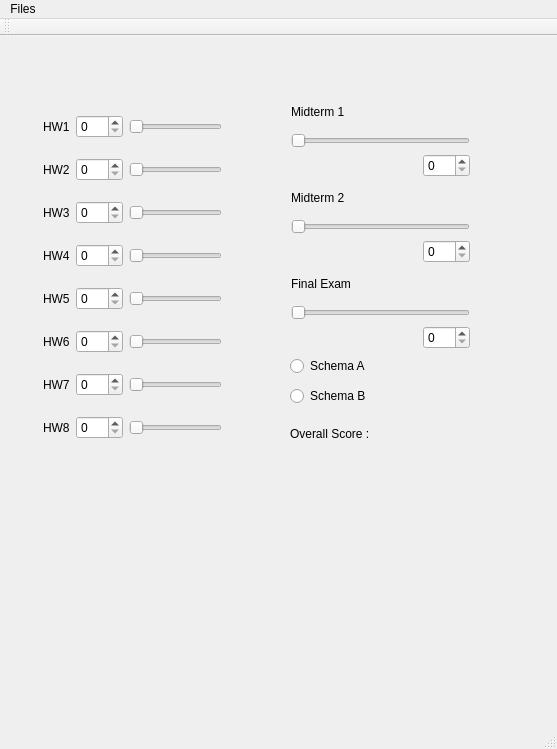
<?xml version="1.0" encoding="UTF-8"?>
<ui version="4.0">
 <class>MainWindow</class>
 <widget class="QMainWindow" name="MainWindow">
  <property name="geometry">
   <rect>
    <x>0</x>
    <y>0</y>
    <width>557</width>
    <height>749</height>
   </rect>
  </property>
  <property name="windowTitle">
   <string>MainWindow</string>
  </property>
  <widget class="QWidget" name="centralWidget">
   <widget class="QRadioButton" name="button1">
    <property name="geometry">
     <rect>
      <x>290</x>
      <y>320</y>
      <width>100</width>
      <height>20</height>
     </rect>
    </property>
    <property name="text">
     <string>Schema A</string>
    </property>
   </widget>
   <widget class="QRadioButton" name="button2">
    <property name="geometry">
     <rect>
      <x>290</x>
      <y>350</y>
      <width>100</width>
      <height>20</height>
     </rect>
    </property>
    <property name="text">
     <string>Schema B</string>
    </property>
   </widget>
   <widget class="QLabel" name="label_10">
    <property name="geometry">
     <rect>
      <x>290</x>
      <y>390</y>
      <width>111</width>
      <height>16</height>
     </rect>
    </property>
    <property name="text">
     <string>Overall Score :</string>
    </property>
   </widget>
   <widget class="QWidget" name="layoutWidget">
    <property name="geometry">
     <rect>
      <x>280</x>
      <y>50</y>
      <width>201</width>
      <height>274</height>
     </rect>
    </property>
    <layout class="QVBoxLayout" name="verticalLayout_2">
     <item>
      <widget class="QLabel" name="label_2">
       <property name="text">
        <string>Midterm 1</string>
       </property>
      </widget>
     </item>
     <item>
      <widget class="QSlider" name="horizontalSlider_4">
       <property name="maximum">
        <number>100</number>
       </property>
       <property name="orientation">
        <enum>Qt::Horizontal</enum>
       </property>
      </widget>
     </item>
     <item>
      <layout class="QHBoxLayout" name="horizontalLayout_5">
       <item>
        <spacer name="horizontalSpacer">
         <property name="orientation">
          <enum>Qt::Horizontal</enum>
         </property>
         <property name="sizeHint" stdset="0">
          <size>
           <width>40</width>
           <height>20</height>
          </size>
         </property>
        </spacer>
       </item>
       <item>
        <widget class="QSpinBox" name="spinBox_4">
         <property name="maximum">
          <number>100</number>
         </property>
        </widget>
       </item>
      </layout>
     </item>
     <item>
      <widget class="QLabel" name="label_5">
       <property name="text">
        <string>Midterm 2</string>
       </property>
      </widget>
     </item>
     <item>
      <widget class="QSlider" name="horizontalSlider_5">
       <property name="maximum">
        <number>100</number>
       </property>
       <property name="orientation">
        <enum>Qt::Horizontal</enum>
       </property>
      </widget>
     </item>
     <item>
      <layout class="QHBoxLayout" name="horizontalLayout_6">
       <item>
        <spacer name="horizontalSpacer_2">
         <property name="orientation">
          <enum>Qt::Horizontal</enum>
         </property>
         <property name="sizeHint" stdset="0">
          <size>
           <width>40</width>
           <height>20</height>
          </size>
         </property>
        </spacer>
       </item>
       <item>
        <widget class="QSpinBox" name="spinBox_5">
         <property name="maximum">
          <number>100</number>
         </property>
        </widget>
       </item>
      </layout>
     </item>
     <item>
      <widget class="QLabel" name="label_6">
       <property name="text">
        <string>Final Exam</string>
       </property>
      </widget>
     </item>
     <item>
      <widget class="QSlider" name="horizontalSlider_6">
       <property name="maximum">
        <number>100</number>
       </property>
       <property name="orientation">
        <enum>Qt::Horizontal</enum>
       </property>
      </widget>
     </item>
     <item>
      <layout class="QHBoxLayout" name="horizontalLayout_7">
       <item>
        <spacer name="horizontalSpacer_3">
         <property name="orientation">
          <enum>Qt::Horizontal</enum>
         </property>
         <property name="sizeHint" stdset="0">
          <size>
           <width>40</width>
           <height>20</height>
          </size>
         </property>
        </spacer>
       </item>
       <item>
        <widget class="QSpinBox" name="spinBox_6">
         <property name="maximum">
          <number>100</number>
         </property>
        </widget>
       </item>
      </layout>
     </item>
    </layout>
   </widget>
   <widget class="QWidget" name="layoutWidget">
    <property name="geometry">
     <rect>
      <x>32</x>
      <y>54</y>
      <width>201</width>
      <height>381</height>
     </rect>
    </property>
    <layout class="QVBoxLayout" name="verticalLayout">
     <item>
      <layout class="QHBoxLayout" name="horizontalLayout">
       <item>
        <widget class="QLabel" name="label">
         <property name="text">
          <string>HW1</string>
         </property>
        </widget>
       </item>
       <item>
        <widget class="QSpinBox" name="spinBox">
         <property name="maximum">
          <number>100</number>
         </property>
        </widget>
       </item>
       <item>
        <widget class="QSlider" name="horizontalSlider">
         <property name="maximum">
          <number>100</number>
         </property>
         <property name="orientation">
          <enum>Qt::Horizontal</enum>
         </property>
        </widget>
       </item>
      </layout>
     </item>
     <item>
      <layout class="QHBoxLayout" name="horizontalLayout_2">
       <item>
        <widget class="QLabel" name="label_3">
         <property name="text">
          <string>HW2</string>
         </property>
        </widget>
       </item>
       <item>
        <widget class="QSpinBox" name="spinBox_3">
         <property name="maximum">
          <number>100</number>
         </property>
        </widget>
       </item>
       <item>
        <widget class="QSlider" name="horizontalSlider_2">
         <property name="maximum">
          <number>100</number>
         </property>
         <property name="orientation">
          <enum>Qt::Horizontal</enum>
         </property>
        </widget>
       </item>
      </layout>
     </item>
     <item>
      <layout class="QHBoxLayout" name="horizontalLayout_3">
       <item>
        <widget class="QLabel" name="label_4">
         <property name="text">
          <string>HW3</string>
         </property>
        </widget>
       </item>
       <item>
        <widget class="QSpinBox" name="spinBox_2">
         <property name="maximum">
          <number>100</number>
         </property>
        </widget>
       </item>
       <item>
        <widget class="QSlider" name="horizontalSlider_3">
         <property name="maximum">
          <number>100</number>
         </property>
         <property name="orientation">
          <enum>Qt::Horizontal</enum>
         </property>
        </widget>
       </item>
      </layout>
     </item>
     <item>
      <layout class="QHBoxLayout" name="horizontalLayout_4">
       <item>
        <widget class="QLabel" name="label_7">
         <property name="text">
          <string>HW4</string>
         </property>
        </widget>
       </item>
       <item>
        <widget class="QSpinBox" name="spinBox_7">
         <property name="maximum">
          <number>100</number>
         </property>
        </widget>
       </item>
       <item>
        <widget class="QSlider" name="horizontalSlider_7">
         <property name="maximum">
          <number>100</number>
         </property>
         <property name="orientation">
          <enum>Qt::Horizontal</enum>
         </property>
        </widget>
       </item>
      </layout>
     </item>
     <item>
      <layout class="QHBoxLayout" name="horizontalLayout_8">
       <item>
        <widget class="QLabel" name="label_8">
         <property name="text">
          <string>HW5</string>
         </property>
        </widget>
       </item>
       <item>
        <widget class="QSpinBox" name="spinBox_8">
         <property name="maximum">
          <number>100</number>
         </property>
        </widget>
       </item>
       <item>
        <widget class="QSlider" name="horizontalSlider_8">
         <property name="maximum">
          <number>100</number>
         </property>
         <property name="orientation">
          <enum>Qt::Horizontal</enum>
         </property>
        </widget>
       </item>
      </layout>
     </item>
     <item>
      <layout class="QHBoxLayout" name="horizontalLayout_9">
       <item>
        <widget class="QLabel" name="label_9">
         <property name="text">
          <string>HW6</string>
         </property>
        </widget>
       </item>
       <item>
        <widget class="QSpinBox" name="spinBox_9">
         <property name="maximum">
          <number>100</number>
         </property>
        </widget>
       </item>
       <item>
        <widget class="QSlider" name="horizontalSlider_9">
         <property name="maximum">
          <number>100</number>
         </property>
         <property name="orientation">
          <enum>Qt::Horizontal</enum>
         </property>
        </widget>
       </item>
      </layout>
     </item>
     <item>
      <layout class="QHBoxLayout" name="horizontalLayout_10">
       <item>
        <widget class="QLabel" name="label_17">
         <property name="text">
          <string>HW7</string>
         </property>
        </widget>
       </item>
       <item>
        <widget class="QSpinBox" name="spinBox_17">
         <property name="maximum">
          <number>100</number>
         </property>
        </widget>
       </item>
       <item>
        <widget class="QSlider" name="horizontalSlider_17">
         <property name="maximum">
          <number>100</number>
         </property>
         <property name="orientation">
          <enum>Qt::Horizontal</enum>
         </property>
        </widget>
       </item>
      </layout>
     </item>
     <item>
      <layout class="QHBoxLayout" name="horizontalLayout_11">
       <item>
        <widget class="QLabel" name="label_16">
         <property name="text">
          <string>HW8</string>
         </property>
        </widget>
       </item>
       <item>
        <widget class="QSpinBox" name="spinBox_16">
         <property name="maximum">
          <number>100</number>
         </property>
        </widget>
       </item>
       <item>
        <widget class="QSlider" name="horizontalSlider_16">
         <property name="maximum">
          <number>100</number>
         </property>
         <property name="orientation">
          <enum>Qt::Horizontal</enum>
         </property>
        </widget>
       </item>
      </layout>
     </item>
    </layout>
   </widget>
   <widget class="QLabel" name="label_11">
    <property name="geometry">
     <rect>
      <x>420</x>
      <y>390</y>
      <width>60</width>
      <height>16</height>
     </rect>
    </property>
    <property name="text">
     <string/>
    </property>
   </widget>
  </widget>
  <widget class="QMenuBar" name="menuBar">
   <property name="geometry">
    <rect>
     <x>0</x>
     <y>0</y>
     <width>557</width>
     <height>22</height>
    </rect>
   </property>
   <widget class="QMenu" name="menuFiles">
    <property name="title">
     <string>Files</string>
    </property>
    <addaction name="action_Save"/>
   </widget>
   <addaction name="menuFiles"/>
  </widget>
  <widget class="QToolBar" name="mainToolBar">
   <attribute name="toolBarArea">
    <enum>TopToolBarArea</enum>
   </attribute>
   <attribute name="toolBarBreak">
    <bool>false</bool>
   </attribute>
  </widget>
  <widget class="QStatusBar" name="statusBar"/>
  <action name="action_Save">
   <property name="text">
    <string>&amp;Save</string>
   </property>
  </action>
 </widget>
 <layoutdefault spacing="6" margin="11"/>
 <resources/>
 <connections>
  <connection>
   <sender>spinBox</sender>
   <signal>valueChanged(int)</signal>
   <receiver>horizontalSlider</receiver>
   <slot>setValue(int)</slot>
   <hints>
    <hint type="sourcelabel">
     <x>90</x>
     <y>104</y>
    </hint>
    <hint type="destinationlabel">
     <x>200</x>
     <y>106</y>
    </hint>
   </hints>
  </connection>
  <connection>
   <sender>horizontalSlider</sender>
   <signal>valueChanged(int)</signal>
   <receiver>spinBox</receiver>
   <slot>setValue(int)</slot>
   <hints>
    <hint type="sourcelabel">
     <x>231</x>
     <y>119</y>
    </hint>
    <hint type="destinationlabel">
     <x>118</x>
     <y>120</y>
    </hint>
   </hints>
  </connection>
  <connection>
   <sender>spinBox_3</sender>
   <signal>valueChanged(int)</signal>
   <receiver>horizontalSlider_2</receiver>
   <slot>setValue(int)</slot>
   <hints>
    <hint type="sourcelabel">
     <x>119</x>
     <y>169</y>
    </hint>
    <hint type="destinationlabel">
     <x>231</x>
     <y>168</y>
    </hint>
   </hints>
  </connection>
  <connection>
   <sender>horizontalSlider_2</sender>
   <signal>valueChanged(int)</signal>
   <receiver>spinBox_3</receiver>
   <slot>setValue(int)</slot>
   <hints>
    <hint type="sourcelabel">
     <x>231</x>
     <y>168</y>
    </hint>
    <hint type="destinationlabel">
     <x>119</x>
     <y>169</y>
    </hint>
   </hints>
  </connection>
  <connection>
   <sender>spinBox_2</sender>
   <signal>valueChanged(int)</signal>
   <receiver>horizontalSlider_3</receiver>
   <slot>setValue(int)</slot>
   <hints>
    <hint type="sourcelabel">
     <x>120</x>
     <y>217</y>
    </hint>
    <hint type="destinationlabel">
     <x>231</x>
     <y>216</y>
    </hint>
   </hints>
  </connection>
  <connection>
   <sender>horizontalSlider_3</sender>
   <signal>valueChanged(int)</signal>
   <receiver>spinBox_2</receiver>
   <slot>setValue(int)</slot>
   <hints>
    <hint type="sourcelabel">
     <x>231</x>
     <y>216</y>
    </hint>
    <hint type="destinationlabel">
     <x>120</x>
     <y>217</y>
    </hint>
   </hints>
  </connection>
  <connection>
   <sender>spinBox_7</sender>
   <signal>valueChanged(int)</signal>
   <receiver>horizontalSlider_7</receiver>
   <slot>setValue(int)</slot>
   <hints>
    <hint type="sourcelabel">
     <x>120</x>
     <y>266</y>
    </hint>
    <hint type="destinationlabel">
     <x>231</x>
     <y>265</y>
    </hint>
   </hints>
  </connection>
  <connection>
   <sender>horizontalSlider_7</sender>
   <signal>valueChanged(int)</signal>
   <receiver>spinBox_7</receiver>
   <slot>setValue(int)</slot>
   <hints>
    <hint type="sourcelabel">
     <x>231</x>
     <y>265</y>
    </hint>
    <hint type="destinationlabel">
     <x>120</x>
     <y>266</y>
    </hint>
   </hints>
  </connection>
  <connection>
   <sender>spinBox_8</sender>
   <signal>valueChanged(int)</signal>
   <receiver>horizontalSlider_8</receiver>
   <slot>setValue(int)</slot>
   <hints>
    <hint type="sourcelabel">
     <x>120</x>
     <y>315</y>
    </hint>
    <hint type="destinationlabel">
     <x>231</x>
     <y>314</y>
    </hint>
   </hints>
  </connection>
  <connection>
   <sender>horizontalSlider_8</sender>
   <signal>valueChanged(int)</signal>
   <receiver>spinBox_8</receiver>
   <slot>setValue(int)</slot>
   <hints>
    <hint type="sourcelabel">
     <x>231</x>
     <y>314</y>
    </hint>
    <hint type="destinationlabel">
     <x>120</x>
     <y>315</y>
    </hint>
   </hints>
  </connection>
  <connection>
   <sender>spinBox_9</sender>
   <signal>valueChanged(int)</signal>
   <receiver>horizontalSlider_9</receiver>
   <slot>setValue(int)</slot>
   <hints>
    <hint type="sourcelabel">
     <x>120</x>
     <y>363</y>
    </hint>
    <hint type="destinationlabel">
     <x>231</x>
     <y>362</y>
    </hint>
   </hints>
  </connection>
  <connection>
   <sender>horizontalSlider_9</sender>
   <signal>valueChanged(int)</signal>
   <receiver>spinBox_9</receiver>
   <slot>setValue(int)</slot>
   <hints>
    <hint type="sourcelabel">
     <x>231</x>
     <y>362</y>
    </hint>
    <hint type="destinationlabel">
     <x>120</x>
     <y>363</y>
    </hint>
   </hints>
  </connection>
  <connection>
   <sender>spinBox_17</sender>
   <signal>valueChanged(int)</signal>
   <receiver>horizontalSlider_17</receiver>
   <slot>setValue(int)</slot>
   <hints>
    <hint type="sourcelabel">
     <x>119</x>
     <y>412</y>
    </hint>
    <hint type="destinationlabel">
     <x>231</x>
     <y>411</y>
    </hint>
   </hints>
  </connection>
  <connection>
   <sender>horizontalSlider_17</sender>
   <signal>valueChanged(int)</signal>
   <receiver>spinBox_17</receiver>
   <slot>setValue(int)</slot>
   <hints>
    <hint type="sourcelabel">
     <x>231</x>
     <y>411</y>
    </hint>
    <hint type="destinationlabel">
     <x>119</x>
     <y>412</y>
    </hint>
   </hints>
  </connection>
  <connection>
   <sender>spinBox_16</sender>
   <signal>valueChanged(int)</signal>
   <receiver>horizontalSlider_16</receiver>
   <slot>setValue(int)</slot>
   <hints>
    <hint type="sourcelabel">
     <x>120</x>
     <y>460</y>
    </hint>
    <hint type="destinationlabel">
     <x>231</x>
     <y>459</y>
    </hint>
   </hints>
  </connection>
  <connection>
   <sender>horizontalSlider_16</sender>
   <signal>valueChanged(int)</signal>
   <receiver>spinBox_16</receiver>
   <slot>setValue(int)</slot>
   <hints>
    <hint type="sourcelabel">
     <x>231</x>
     <y>459</y>
    </hint>
    <hint type="destinationlabel">
     <x>120</x>
     <y>460</y>
    </hint>
   </hints>
  </connection>
  <connection>
   <sender>horizontalSlider_4</sender>
   <signal>valueChanged(int)</signal>
   <receiver>spinBox_4</receiver>
   <slot>setValue(int)</slot>
   <hints>
    <hint type="sourcelabel">
     <x>400</x>
     <y>121</y>
    </hint>
    <hint type="destinationlabel">
     <x>445</x>
     <y>159</y>
    </hint>
   </hints>
  </connection>
  <connection>
   <sender>spinBox_4</sender>
   <signal>valueChanged(int)</signal>
   <receiver>horizontalSlider_4</receiver>
   <slot>setValue(int)</slot>
   <hints>
    <hint type="sourcelabel">
     <x>446</x>
     <y>148</y>
    </hint>
    <hint type="destinationlabel">
     <x>375</x>
     <y>114</y>
    </hint>
   </hints>
  </connection>
  <connection>
   <sender>horizontalSlider_5</sender>
   <signal>valueChanged(int)</signal>
   <receiver>spinBox_5</receiver>
   <slot>setValue(int)</slot>
   <hints>
    <hint type="sourcelabel">
     <x>355</x>
     <y>207</y>
    </hint>
    <hint type="destinationlabel">
     <x>475</x>
     <y>262</y>
    </hint>
   </hints>
  </connection>
  <connection>
   <sender>spinBox_5</sender>
   <signal>valueChanged(int)</signal>
   <receiver>horizontalSlider_5</receiver>
   <slot>setValue(int)</slot>
   <hints>
    <hint type="sourcelabel">
     <x>447</x>
     <y>239</y>
    </hint>
    <hint type="destinationlabel">
     <x>374</x>
     <y>205</y>
    </hint>
   </hints>
  </connection>
  <connection>
   <sender>horizontalSlider_6</sender>
   <signal>valueChanged(int)</signal>
   <receiver>spinBox_6</receiver>
   <slot>setValue(int)</slot>
   <hints>
    <hint type="sourcelabel">
     <x>380</x>
     <y>319</y>
    </hint>
    <hint type="destinationlabel">
     <x>475</x>
     <y>356</y>
    </hint>
   </hints>
  </connection>
  <connection>
   <sender>spinBox_6</sender>
   <signal>valueChanged(int)</signal>
   <receiver>horizontalSlider_6</receiver>
   <slot>setValue(int)</slot>
   <hints>
    <hint type="sourcelabel">
     <x>475</x>
     <y>356</y>
    </hint>
    <hint type="destinationlabel">
     <x>376</x>
     <y>319</y>
    </hint>
   </hints>
  </connection>
 </connections>
</ui>
